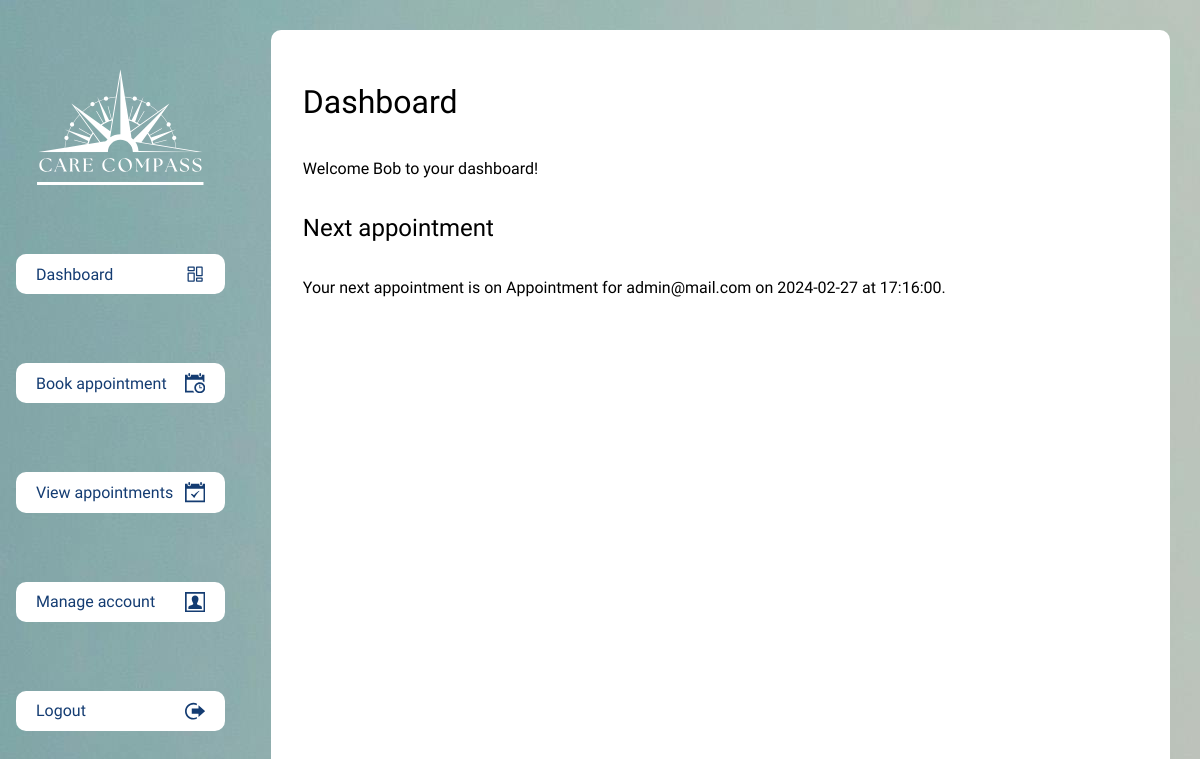
The app's page /dashboard/ (signed in) with its own data.
### accounts/models.py (models this page shows, shortened)
class User(AbstractBaseUser, PermissionsMixin):
    first_name = models.CharField(max_length=30)
    last_name = models.CharField(max_length=30)
    email = models.EmailField(unique=True)
    gp_code = models.CharField(max_length=30, blank=True, null=True)
    created_at = models.DateTimeField(auto_now_add=True)
    updated_at = models.DateTimeField(auto_now=True)
    is_admin = models.BooleanField(default=False)
    is_staff = models.BooleanField(default=False)
    USERNAME_FIELD = 'email'
    REQUIRED_FIELDS = ['first_name', 'last_name']
    objects = UserManager()

### appointments/models.py (models this page shows)
class Appointment(models.Model):
    user = models.ForeignKey(settings.AUTH_USER_MODEL, on_delete=models.CASCADE, related_name='appointments')
    appointment_type = models.CharField(max_length=100)
    date = models.DateField()
    time = models.TimeField()
    contact_number = models.CharField(max_length=15)
    user_notes = models.TextField(blank=True)
    admin_notes = models.TextField(blank=True)
    created_at = models.DateTimeField(auto_now_add=True)
    updated_at = models.DateTimeField(auto_now=True)
    def __str__(self):
        return f"Appointment for {self.user} on {self.date} at {self.time}"

### accounts/views.py (the view)
# urls.py: path('dashboard/', views.dashboard_view, name='dashboard'),
@login_required
def dashboard_view(request):
    next_appointment = Appointment.objects.order_by('date', 'time').first()
    return render(request, 'accounts/dashboard.html', {'next_appointment': next_appointment})

### templates/accounts/dashboard.html (shortened to what this page needs)
{% extends 'base.html' %} {% block content %}
{% if not user.is_admin %}
<h1>Dashboard</h1>
<p>Welcome {{ user.first_name }} to your dashboard!</p>
<h2>Next appointment</h2>
{% if next_appointment %}
<p>Your next appointment is on <strong>{{ next_appointment }}</strong>.</p>
{% else %}
<p>You have no upcoming appointments.</p>
{% endif %}
{% endif %}
{% endblock %}

### static/css/layout.css (style rules this page uses)
body { font-family: "Segoe UI", Tahoma, Geneva, Verdana, sans-serif; font-size: 16px; font-style: normal; font-weight: 400; display: flex; flex-direction: row; width: 100vw; height: 100vh; margin: 0; padding: 0; background-image: url("../assets/images/background-pattern-1.jpg"); }

### records on screen
User: first_name "Bob"
Appointment: user+date+time "Appointment for admin@mail.com on 2024-02-27 at 17:16:00"
